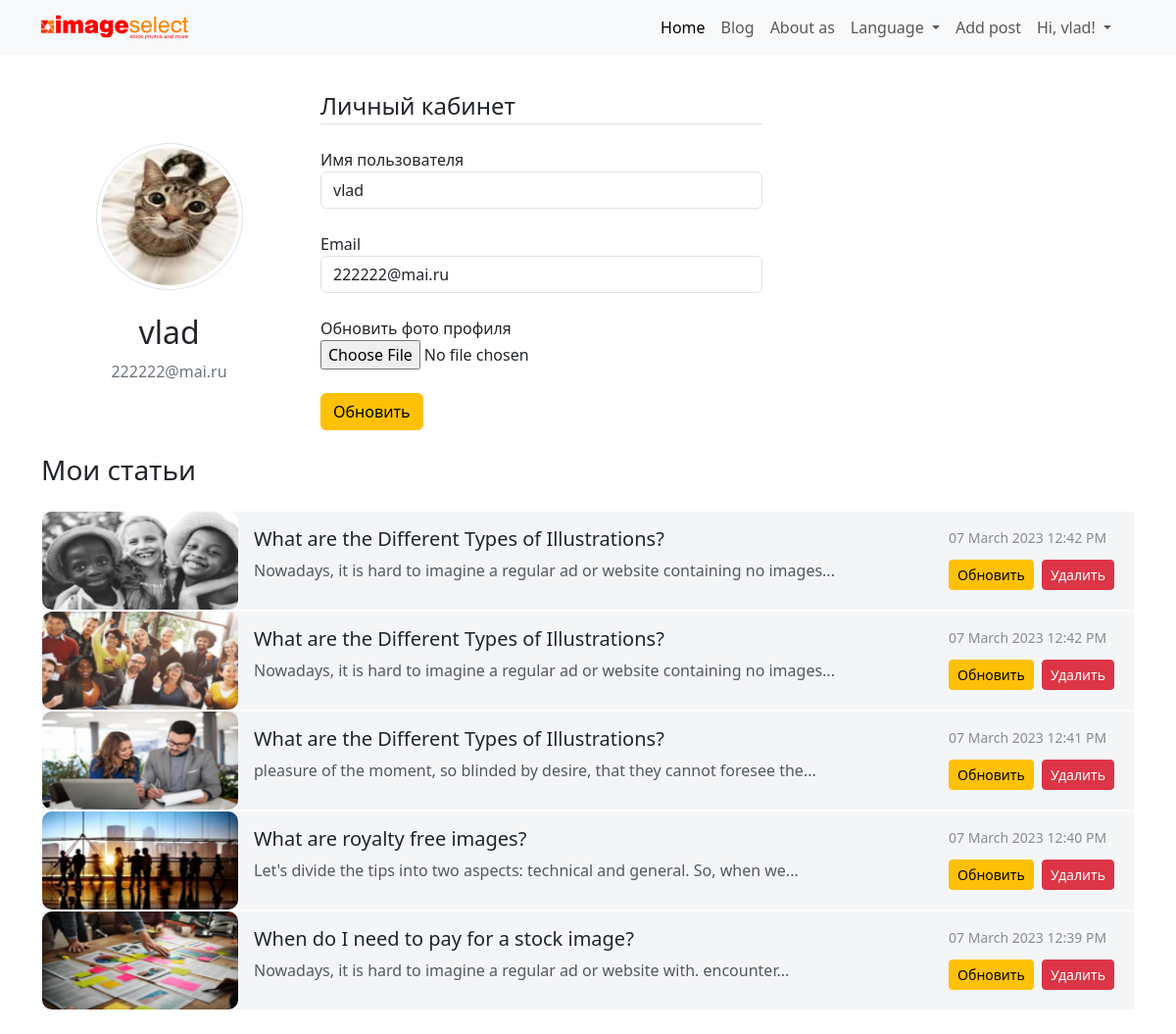
Page /account (signed in) on the committed database.
### flask_blog_portfolio/models.py (models this page shows, shortened)
class User(db.Model, UserMixin):
    id = db.Column(db.Integer, primary_key=True)
    username = db.Column(db.String(20), unique=True, nullable=False)
    email = db.Column(db.String(120), unique=True, nullable=False)
    image_file = db.Column(db.String(20), nullable=False, default='default.png')
    password = db.Column(db.String(60), nullable=False)
    post = db.relationship('Post', backref='author', lazy=True)

class Post(db.Model):
    id = db.Column(db.Integer, primary_key=True)
    title = db.Column(db.String(100), nullable=False)
    date_posted = db.Column(db.DateTime, nullable=False, default=datetime.utcnow)
    update_post = db.Column(db.DateTime, nullable=False, default=datetime.utcnow)
    content = db.Column(db.Text, nullable=False)
    user_id = db.Column(db.Integer, db.ForeignKey('user.id'), nullable=False)
    image_file = db.Column(db.String(20), nullable=False, default='default.png')
    category_id = db.Column(db.Integer, db.ForeignKey('category.id'), nullable=False)
    hashtags = db.relationship('Hashtag', secondary=hashtag_posts, backref=db.backref('posts', lazy='dynamic'))
    comments = db.relationship('Comment', backref='title', lazy='select', cascade='all, delete-orphan')

### flask_blog_portfolio/users/routes.py (the view)
@users.route("/account", methods=['GET', 'POST'])
@login_required
def account():
    form = UpdateAccountForm()
    if form.validate_on_submit():
        if form.picture.data:
            picture_file = save_picture(form.picture.data)
            current_user.image_file = picture_file
        current_user.username = form.username.data
        current_user.email = form.email.data
        db.session.commit()
        flash('Ваш аккаунт был обновлен!', 'success')
        return redirect(url_for('users.account'))
    elif request.method == 'GET':
        form.username.data = current_user.username
        form.email.data = current_user.email
        page = request.args.get('page', 1, type=int)
        user = User.query.filter_by(username=form.username.data).first_or_404()
        posts = Post.query.filter_by(author=user).order_by(Post.date_posted.desc()).paginate(page=page, per_page=5)
    image_file = url_for('static', filename='profile_pics/' + current_user.image_file)
    return render_template('account.html', title='Аккаунт', image_file=image_file, form=form, posts=posts, user=user)

### flask_blog_portfolio/users/forms.py (shortened to what this page needs)
class UpdateAccountForm(FlaskForm):
    username = StringField('Имя пользователя', validators=[DataRequired(), Length(min=4, max=20)])
    email = StringField('Email', validators=[DataRequired(), Email()])
    picture = FileField('Обновить фото профиля', validators=[FileAllowed(['jpg', 'png'])])
    submit = SubmitField('Обновить')

### flask_blog_portfolio/models.py (called while the page is built)
@login_manager.user_loader
def load_user(user_id):
    return User.query.get(int(user_id))

### flask_blog_portfolio/templates/account.html (shortened to what this page needs)
{% extends "layout.html" %}
{% block body %}
<section class="account">
    <div class="container">
        <div class="row align-items-center">
            <div class="col-3 text-center">
                <div class="media">
                    <img class="rounded-circle img-thumbnail account_img"
                         src="{{ url_for('static', filename='profile_pics/' + current_user.image_file) }}">
                    <div class="media-body">
                        <h2 class="account-heading mt-4">{{ current_user.username }}</h2>
                        <p class="text-secondary">{{ current_user.email }}</p>
                    </div>
                </div>
            </div>
            <div class="col-5">
                <form method="POST" action="" enctype="multipart/form-data">
                    <fieldset class="form-group">
                        <legend class="border-bottom mb-4">Личный кабинет</legend>
                        <div class="form-group mb-4">
                            <div class="account_label">
                                {{ form.username.label(class="form-control-label ") }}
                            </div>
                            {% if form.username.errors %}
                            {{ form.username(class="form-control form-control-lg is-invalid") }}
                            <div class="invalid-feedback">
                                {% for error in form.username.errors %}
                                <span>{{ error }}</span>
                                {% endfor %}
                            </div>
                            {% else %}
                            {{ form.username(class="form-control form-control") }}
                            {% endif %}
                        </div>
                        <div class="form-group mb-4">
                            {{ form.email.label(class="form-control-label") }}
                            {% if form.email.errors %}
                            {{ form.email(class="form-control form-control is-invalid") }}
                            <div class="invalid-feedback">
                                {% for error in form.email.errors %}
                                <span>{{ error }}</span>
                                {% endfor %}
                            </div>
                            {% else %}
                            {{ form.email(class="form-control form-control") }}
                            {% endif %}
                        </div>
                        <div class="form-group mb-4">
                            {{ form.picture.label() }}
                            {{ form.picture(class="form-control-file") }}
                        </div>
                    </fieldset>
                    <div class="form-group mb-4">
                        {{ form.submit(class="btn btn btn-warning") }}
                    </div>
                </form>
            </div>
        </div>
        <div>
            <div class="list-group w-auto mb-4">
                <h3 class="mb-4">Мои статьи</h3>
                {% for post in posts.items %}
                <div>
                    <div class="list-group-item list-group-item-action d-flex bg-body-secondary bg-opacity-50 account_posts">
                        <a href="{{ url_for('posts.post', post_id=post.id) }}" class="" aria-current="true">
                            <img src="{{ url_for('static', filename='profile_pics/' + post.image_file) }}" alt="twbs"
                                 height="100"
                                 class="flex-shrink-0 account_posts_img">
                        </a>
                        <div class="d-flex gap-2 w-100 justify-content-between p-3">
                            <div>
                                <a href="{{ url_for('posts.post', post_id=post.id) }}">
                                    <h6 class="mb-0 pb-2 fs-5">{{ post.title }}</h6>
                                </a>
                                <p class="mb-0 opacity-75">{{ post.content |truncate(80, False, '...', 0)}}</p>
                            </div>
                            <div class="d-flex flex-column account_posts_btn">
                                <small class="opacity-50 text-nowrap">{{ post.date_posted.strftime('%d %B %Y %I:%M %p')
                                    }}</small>
                                <div class="p-0">
                                    <div>
                                        <a class="btn btn btn-warning btn-sm mt-1 mb-1"
                                           href="{{url_for('posts.update_post', post_id=post.id) }}">Обновить</a>
                                        <button type="button" class="btn btn-danger btn-sm m-1" data-bs-toggle="modal"
                                                data-bs-target="#deleteModal">Удалить
                                        </button>
                                    </div>
                                </div>
                            </div>
                        </div>
                    </div>
                </div>
                {% endfor %}
            </div>
        </div>
    </div>
</section>
{% endblock %}

### flask_blog_portfolio/templates/layout.html (shortened to what this page needs)
<!doctype html>
<html lang="en">
<head>
    <link rel="stylesheet" href="{{ url_for('static', filename='css/bootstrap.min.css') }}">
    <link rel="stylesheet" href="{{ url_for('static', filename='css/main.css') }}">
</head>
<body>
<div class="container">
    <nav class="navbar navbar-expand-lg bg-body-tertiary fixed-top">
        <div class="container-fluid container">
            <a href="/home" class="d-flex align-items-center mb-3 mb-md-0 me-md-auto text-dark text-decoration-none">
                <svg class="bi me-2" width="150" height="30">
                    <use xlink:href="{{ url_for('static', filename='icon/sprite.svg')}}#LOGO 1"></use>
                </svg>
            </a>
            <div class="offcanvas offcanvas-end" tabindex="-1" id="offcanvasNavbar"
                 aria-labelledby="offcanvasNavbarLabel">
                <div class="offcanvas-body">
                    <ul class="navbar-nav justify-content-end flex-grow-1 pe-3">
                        <li class="nav-item">
                            <a class="nav-link active" aria-current="page" href="/home">Home</a>
                        </li>
                        <li class="nav-item">
                            <a class="nav-link" href="{{ url_for('posts.allpost') }}">Blog</a>
                        </li>
                        <li class="nav-item">
                            <a class="nav-link" href="#">About as</a>
                        </li>
                        <li class="nav-item dropdown">
                            <a class="nav-link dropdown-toggle" href="#" role="button" data-bs-toggle="dropdown"
                               aria-expanded="false">
                                Language
                            </a>
                        </li>
                        {% if current_user.is_authenticated %}
                        <li class="nav-item">
                            <a class="nav-item nav-link navigation-links" href="{{ url_for('posts.new_post') }}">Add post</a>
                        </li>
                        <li class="nav-item dropdown">
                            <a class="nav-link dropdown-toggle" href="#" role="button" data-bs-toggle="dropdown"
                               aria-expanded="false">Hi, {{ current_user.username }}!
                            </a>
                        </li>
                        {% endif %}
                    </ul>
                </div>
            </div>
        </div>
    </nav>
</div>
{% block body %}
{% endblock %}
</body>
</html>

### flask_blog_portfolio/static/css/main.css (style rules this page uses)
html { font-family: 'Montserrat', sans-serif;; }
a { text-decoration: none; color: inherit; }
section, .padding_menu { padding-top: 60px; }
.account { padding-top: 90px; }
.account_img { width: 150px; height: 150px; }
.account_label { padding: 10,0, 20, 0; }
.account_posts { padding: 0px; border-top-left-radius: 10px; border-bottom-left-radius: 10px; border-color: white; }
.account_posts_img { border-radius: 10px; height: 100px; width: 200px; }
.account_posts_btn { justify-content: space-between }

### rows in the picture
User: username "vlad", image_file (picture), email "222222@mai.ru"
Post: image_file (picture), title "What are the Different Types of Illustrations?", content "Nowadays, it is hard to imagine a regular ad or website containing no images...", date_posted "07 March 2023 12:42 PM"
Post: image_file (picture), title "What are the Different Types of Illustrations?", content "Nowadays, it is hard to imagine a regular ad or website containing no images...", date_posted "07 March 2023 12:42 PM"
Post: image_file (picture), title "What are the Different Types of Illustrations?", content "pleasure of the moment, so blinded by desire, that they cannot foresee the...", date_posted "07 March 2023 12:41 PM"
Post: image_file (picture), title "What are royalty free images?", content "Let's divide the tips into two aspects: technical and general. So, when we...", date_posted "07 March 2023 12:40 PM"
Post: image_file (picture), title "When do I need to pay for a stock image?", content "Nowadays, it is hard to imagine a regular ad or website with. encounter...", date_posted "07 March 2023 12:39 PM"
